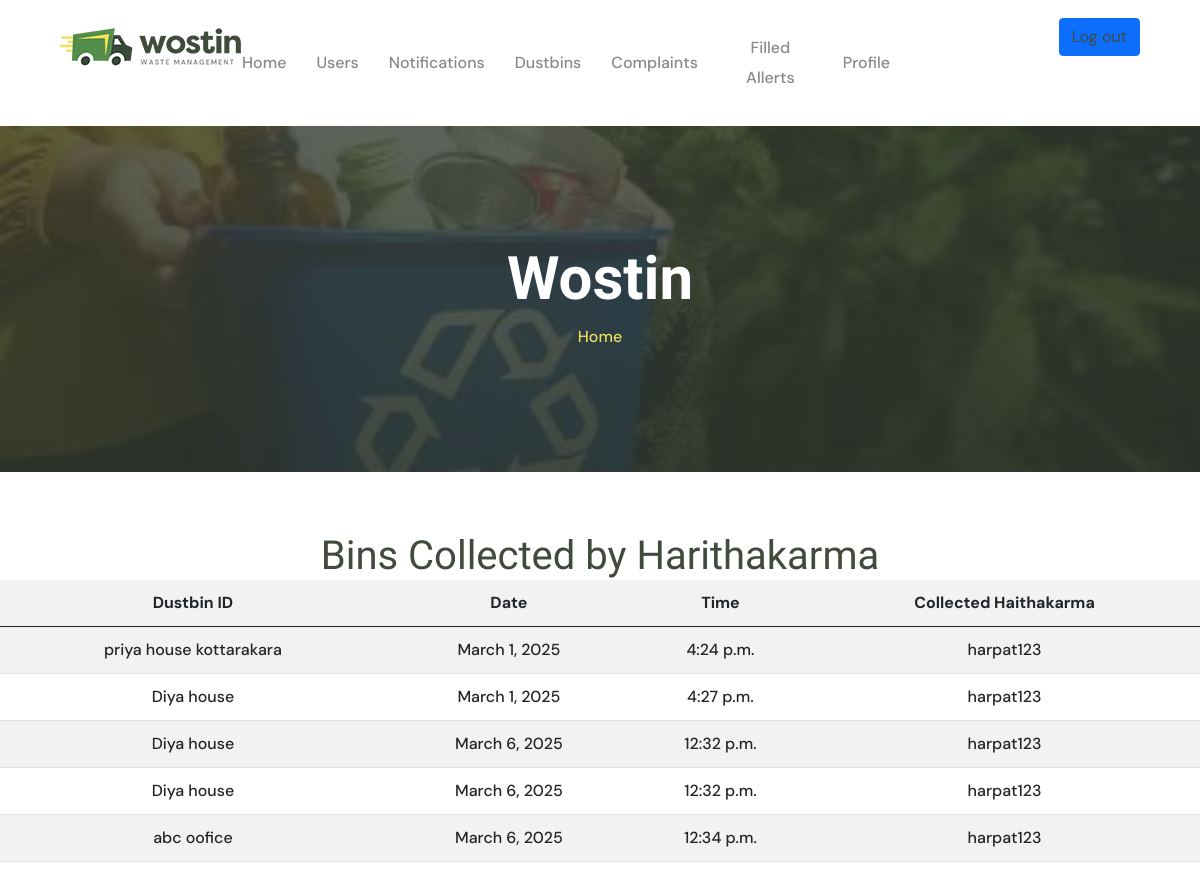
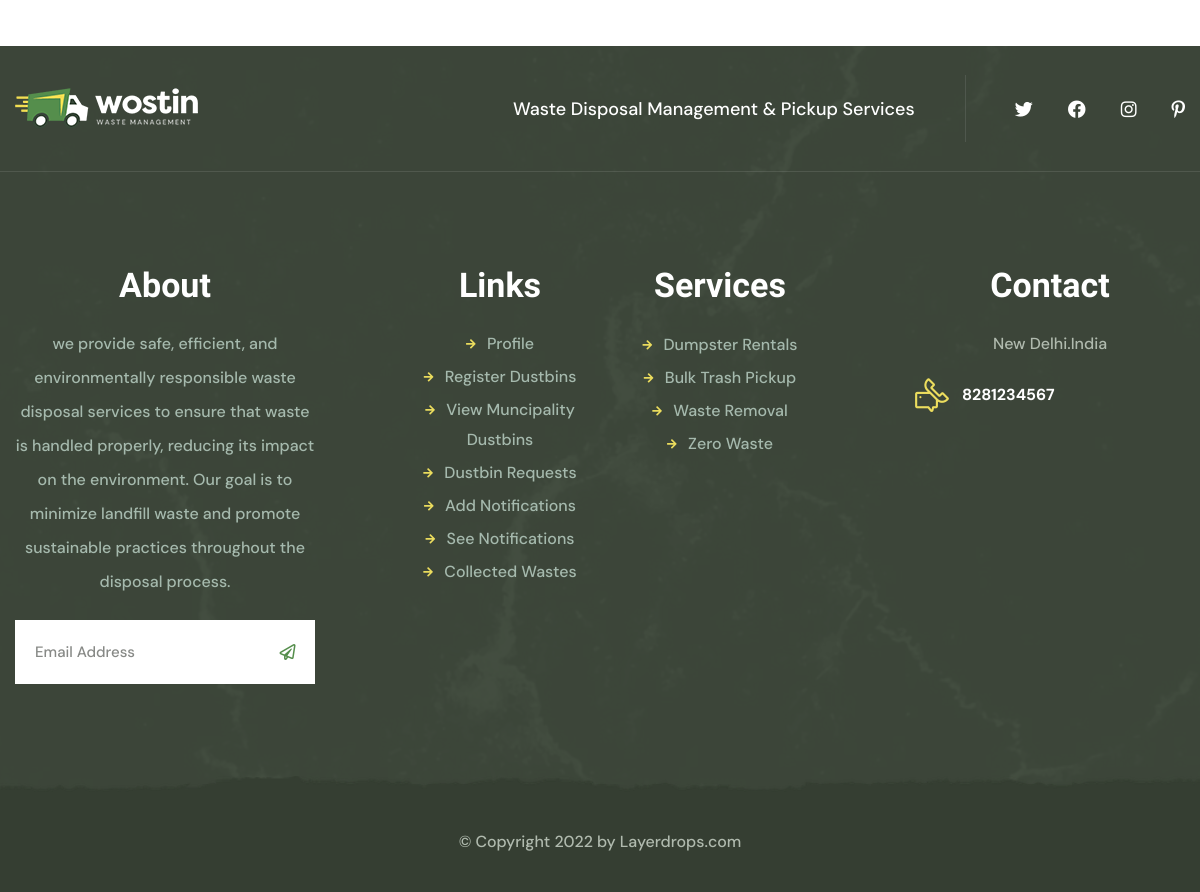
Page /muncipality_waste_view on the committed database (2 pictures, top to bottom).
### swmapp/models.py (models this page shows)
class WasteCollection(models.Model):
    dustbin_id = models.ForeignKey(DustbinReg,on_delete=models.CASCADE)
    harithakarma_id = models.ForeignKey(HarithakarmaReg,on_delete=models.CASCADE)
    date = models.DateField(auto_now_add=True)
    time = models.TimeField(auto_now_add=True)

class DustbinReg(models.Model):
    building_category = models.CharField(max_length=100)
    address = models.TextField()
    muncipality= models.ForeignKey(MuncipalityReg,on_delete=models.CASCADE)
    contact_no = models.IntegerField()
    login_id = models.ForeignKey(LoginTable,on_delete=models.CASCADE,related_name='public')
    date =  models.DateField(auto_now_add=True)
    status = models.IntegerField(default=0)
    collection_status = models.IntegerField(default=0)

class HarithakarmaReg(models.Model):
    harithakarma_id = models.CharField(max_length=100,unique=True)
    muncipality = models.CharField(max_length=100)
    contact_no = models.IntegerField()
    login_id = models.ForeignKey(LoginTable,on_delete=models.CASCADE)

### swmapp/views.py (the view)
# urls.py: path('muncipality_waste_view', views.muncipality_waste_view, name='muncipality_waste_view'),
def muncipality_waste_view(request):
    login_id = request.session.get('muncipalityid')
    data = WasteCollection.objects.all()
    return render(request, 'muncipality_waste_view.html', {'muncipality_waste_view': data})

### swmapp/templates/muncipality_waste_view.html (shortened to what this page needs)
{% extends 'muncipal_header.html' %}
{% block content %}
<html>
<head>
</head>
<body align="center">
    <h1>Bins Collected by Harithakarma</h1>
    <table class="table table-striped" align="center">
        <tr>
            <th>Dustbin ID</th>
            <th>Date</th>
            <th>Time</th>
            <th>Collected Haithakarma</th>
       </tr>
        <tbody>
          {% for data in  muncipality_waste_view %}
           <tr>
           <td>{{ data.dustbin_id.address }}</td>
           <td>{{ data.date }}</td>
           <td>{{ data.time }}</td>
           <td>{{ data.harithakarma_id.harithakarma_id }}</td>
           </tr>
          {% endfor %}
        </tbody>
    </table>
</body>
</html>
{% endblock %}

### rows in the picture
WasteCollection: dustbin_id.address "priya house kottarakara", date "March 1, 2025", time "4:24 p.m.", harithakarma_id.harithakarma_id "harpat123"
WasteCollection: dustbin_id.address "Diya house", date "March 1, 2025", time "4:27 p.m.", harithakarma_id.harithakarma_id "harpat123"
WasteCollection: dustbin_id.address "Diya house", date "March 6, 2025", time "12:32 p.m.", harithakarma_id.harithakarma_id "harpat123"
WasteCollection: dustbin_id.address "Diya house", date "March 6, 2025", time "12:32 p.m.", harithakarma_id.harithakarma_id "harpat123"
WasteCollection: dustbin_id.address "abc oofice", date "March 6, 2025", time "12:34 p.m.", harithakarma_id.harithakarma_id "harpat123"
